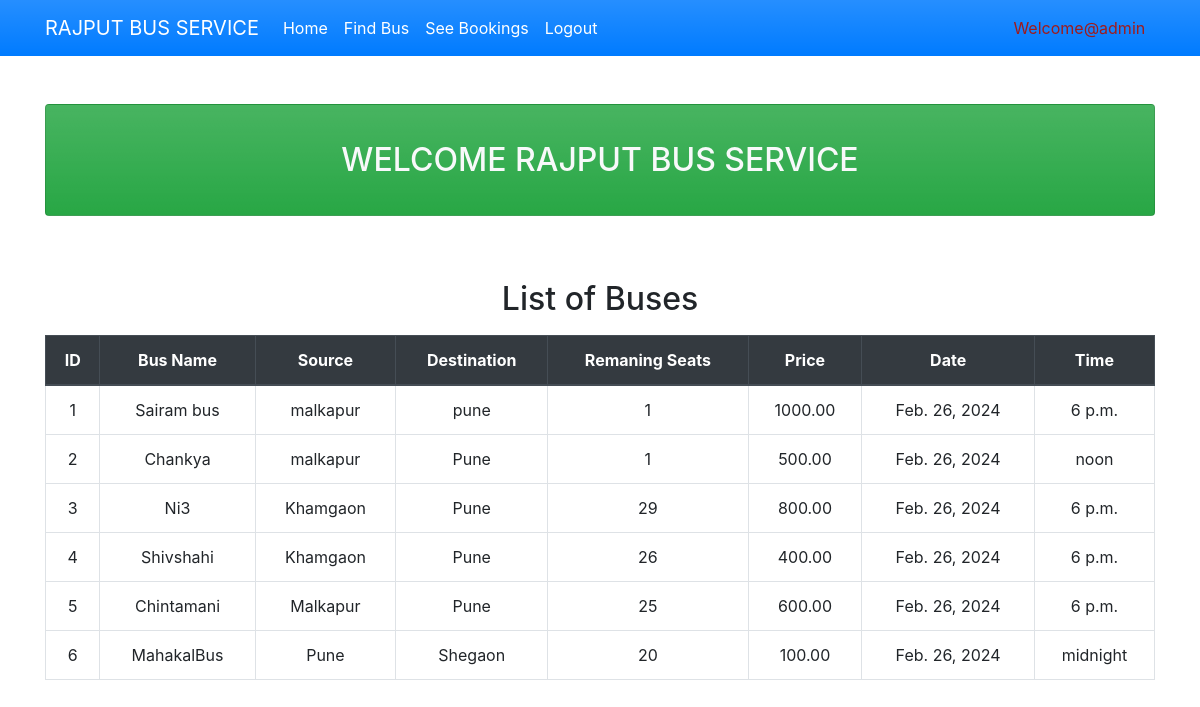
The app's page / (signed in) with its own data.
### myapp/models.py (models this page shows, shortened)
class Bus(models.Model):
    bus_name = models.CharField(max_length=30)
    source = models.CharField(max_length=30)
    dest = models.CharField(max_length=30)
    nos = models.DecimalField(decimal_places=0, max_digits=2)
    rem = models.DecimalField(decimal_places=0, max_digits=2)
    price = models.DecimalField(decimal_places=2, max_digits=6)
    date = models.DateField()
    time = models.TimeField()
    class Meta:
        verbose_name_plural = "All Busses"

### myapp/views.py (the view)
# urls.py: path('', views.home, name="home"),
def home(request):
    if request.user.is_authenticated:
        bus_list = Bus.objects.all()
    else:
        return render(request, 'myapp/signin.html')
    if bus_list:
        return render(request, 'myapp/home.html', locals())
    else:
        return render(request, 'myapp/signin.html')

### myapp/templates/myapp/home.html (shortened to what this page needs)
{% extends 'myapp/base.html' %} {% block content %}
<div class="container py-5">
    <div class="card bg-gradient bg-success">
        <div class="card-body">
            <h2 class="my-3 text-center text-light">WELCOME RAJPUT BUS SERVICE</h2>
        </div>
    </div>
</div>
<!DOCTYPE html>
<html lang="en">
<head>
  <link rel="stylesheet" href="https://stackpath.bootstrapcdn.com/bootstrap/4.3.1/css/bootstrap.min.css">
</head>
<body>
<div class="container mt-1">
  <h2 class="my-3 text-center text">List of Buses</h2>
  <table class="table table-bordered">
    <thead class="thead-dark">
      <tr>
        <th>ID</th>
        <th>Bus Name</th>
        <th>Source</th>
        <th>Destination</th>
        <th>Remaning Seats</th>
        <th>Price</th>
        <th>Date</th>
        <th>Time</th>
      </tr>
    </thead>
    <tbody>
    {% for bus in bus_list %}
      <tr>
        <td>{{bus.id}}</td>
        <td>{{bus.bus_name}}</td>
        <td>{{bus.source}}</td>
        <td>{{bus.dest}}</td>
        <td>{{bus.rem}}</td>
        <td>{{bus.price}}</td>
        <td>{{bus.date}}</td>
        <td>{{bus.time}}</td>
      </tr>
      {% endfor %}
    </tbody>
  </table>
</div>
</body>
</html>
{% endblock %}

### myapp/templates/myapp/base.html (shortened to what this page needs)
<!doctype html>
<html lang="en">
<head>
    <link rel="stylesheet" href="https://cdn.jsdelivr.net/npm/bootstrap@5.1.3/dist/css/bootstrap.min.css">
</head>
<body>
<nav class="navbar navbar-expand-lg navbar-light bg-gradient bg-primary">
    <div class="container">
        <a class="navbar-brand" href="#" style="color: white;">RAJPUT BUS SERVICE</a>
        <div class="collapse navbar-collapse" id="navbarNavAltMarkup">
            <div class="navbar-nav" >
                <a class="nav-item nav-link active" href="{% url 'home' %}" style="color: white;">Home</a>
                <a class="nav-item nav-link" href="{% url 'findbus' %}" style="color: white;">Find Bus</a>
                <a class="nav-item nav-link" href="{% url 'seebookings' %}" style="color: white;">See Bookings</a>
                {% if request.user.is_active %}
                <a class="nav-item nav-link " href="{% url 'signout' %}" style="color: white;">Logout</a>
                <a class="nav-item nav-link " style="color: rgb(160, 27, 27); margin-left: 400px;">Welcome@{{request.user.username}}</a>
                {% else %}
                <a class="nav-item nav-link " href="{% url 'signup' %}" style="color: white;">Registration</a>
                {% endif %}
            </div>
        </div>
    </div>
</nav>
{% block content %}
{% endblock %}
</body>
</html>

### myapp/templates/myapp/home.html (style rules this page uses)
.table th, .table td { text-align: center; vertical-align: middle; }

### records on screen
Bus: id "1", bus_name "Sairam bus", source "malkapur", dest "pune", rem "1", price "1000.00", date "Feb. 26, 2024", time "6 p.m."
Bus: id "2", bus_name "Chankya", source "malkapur", dest "Pune", rem "1", price "500.00", date "Feb. 26, 2024", time "noon"
Bus: id "3", bus_name "Ni3", source "Khamgaon", dest "Pune", rem "29", price "800.00", date "Feb. 26, 2024", time "6 p.m."
Bus: id "4", bus_name "Shivshahi", source "Khamgaon", dest "Pune", rem "26", price "400.00", date "Feb. 26, 2024", time "6 p.m."
Bus: id "5", bus_name "Chintamani", source "Malkapur", dest "Pune", rem "25", price "600.00", date "Feb. 26, 2024", time "6 p.m."
Bus: id "6", bus_name "MahakalBus", source "Pune", dest "Shegaon", rem "20", price "100.00", date "Feb. 26, 2024", time "midnight"

### other values on screen
{{ request.user.username }} "admin"
